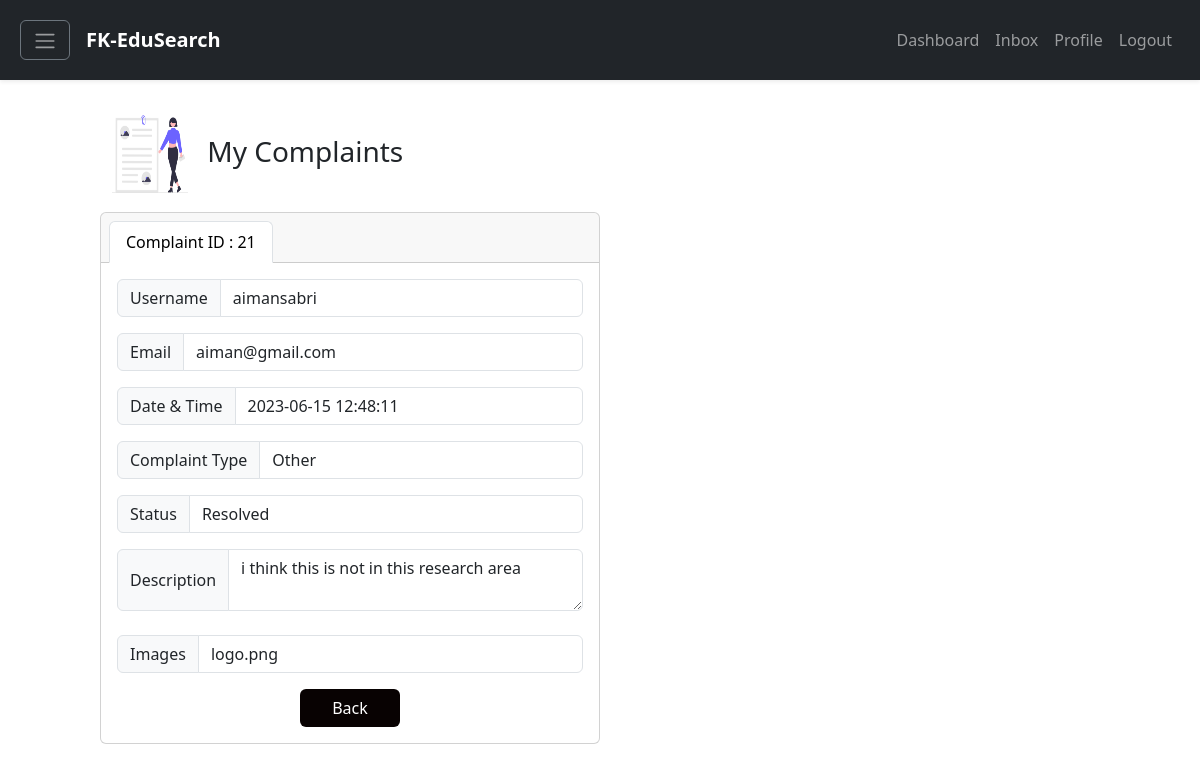
The page /complaintdetails.php?userid=7 on the database its author committed.
### tables this page shows
CREATE TABLE `complaint` (
  `complaintid` int NOT NULL,
  `userid` int DEFAULT NULL,
  `postid` int DEFAULT NULL,
  `complaintDate` datetime DEFAULT NULL,
  `complaintType` varchar(60) DEFAULT NULL,
  `complaintDescription` varchar(60) DEFAULT NULL,
  `complaintStatus` varchar(60) DEFAULT NULL,
  `images` varchar(255) DEFAULT NULL
);

CREATE TABLE `user` (
  `userid` int NOT NULL,
  `userFullName` varchar(60) NOT NULL,
  `userEmail` varchar(60) NOT NULL,
  `userPassword` varchar(60) NOT NULL,
  `username` varchar(60) NOT NULL,
  `userAcademicStatus` varchar(60) DEFAULT NULL,
  `userUpdateProfileStatus` varchar(60) DEFAULT NULL,
  `userOnlineStatus` varchar(60) DEFAULT NULL
);

### classes/Complaint.classes.php (called while the page is built, shortened)
<?php
class Complaint extends Connection
{
    public function getComplaintDetails($userid)
    {
        $connection = $this->getConnection();
        $query = "SELECT user.username, user.userEmail, complaint.complaintid, complaint.complaintDate, complaint.complaintType, complaint.complaintDescription, complaint.complaintStatus, complaint.images
                  FROM complaint
                  INNER JOIN user ON complaint.userid = user.userid
                  WHERE user.userid = '$userid'";
        $result = mysqli_query($connection, $query);
        if (!$result) {
            return false;
        } else {
            return $result;
        }
    }
}

### complaintdetails.php (the view, shortened to what this page needs)
<!DOCTYPE html>
<html lang="en">
<head>
    <link href="https://cdn.jsdelivr.net/npm/bootstrap@5.3.0-alpha3/dist/css/bootstrap.min.css" rel="stylesheet">
</head>
<body>
    <?php include "components/navigation.php"; ?>
    <?php
    $complaint = new ComplaintController();
    $userid = $_GET['userid'];
    $complaintid = $_GET['complaintid'];
    $complaintDetails = $complaint->getComplaintDetails($userid);
    if ($complaintDetails->num_rows > 0) {
        $row = mysqli_fetch_assoc($complaintDetails);
        $username = $row['username'];
        $userEmail = $row['userEmail'];
        $complaintid = $row['complaintid'];
        $complaintDate = $row['complaintDate'];
        $complaintType = $row['complaintType'];
        $complaintDescription = $row['complaintDescription'];
        $complaintStatus = $row['complaintStatus'];
        $images = $row['images'];
    } else {
        echo "Failed to retrieve complaint details.";
    }
    ?>
    <div class="d-flex flex-column justify-content-center align-item-center vh-100" style="padding-left: 100px; padding-right: 100px">
        <h3 class="mt-5"><img style="width:100px; height:100px" src="../FK-EduSearch/public/undraw_attached_file_re_0n9b.png" height="30"> My Complaints</h3>
        <div class="card text-center w-50">
            <div class="card-header">
                <ul class="nav nav-tabs card-header-tabs">
                    <li class="nav-item">
                        <a class="nav-link active" aria-current="true" href="#">Complaint ID : <?php echo $complaintid ?></a>
                    </li>
                </ul>
            </div>
            <div class="card-body">
                <div class="input-group mb-3">
                    <span class="input-group-text" id="basic-addon1">Username</span>
                    <input type="text" class="form-control" aria-label="Username" aria-describedby="basic-addon1" value="<?php echo $username; ?>" readonly>
                </div>
                <div class="input-group mb-3">
                    <span class="input-group-text">Email</span>
                    <input type="text" class="form-control" aria-label="Recipient's username" aria-describedby="basic-addon2" value="<?php echo $userEmail; ?>" readonly>
                </div>
                <div class="input-group mb-3">
                    <span class="input-group-text">Date & Time</span>
                    <input type="text" class="form-control" aria-label="" aria-describedby="basic-addon2" value="<?php echo $complaintDate; ?>" readonly>
                </div>
                <div class="input-group mb-3">
                    <span class="input-group-text">Complaint Type</span>
                    <input type="text" class="form-control" aria-label="Amount (to the nearest dollar)" value="<?php echo $complaintType; ?>" readonly>
                </div>
                <div class="input-group mb-3">
                    <span class="input-group-text">Status</span>
                    <input type="text" class="form-control" aria-label="" aria-describedby="basic-addon2" value="<?php echo $complaintStatus; ?>" readonly>
                </div>
                <div class="input-group">
                    <span class="input-group-text">Description</span>
                    <textarea class="form-control" aria-label="With textarea" readonly><?php echo $complaintDescription; ?></textarea>
                </div>
                <br>
                <div class="input-group mb-3">
                    <span class="input-group-text">Images</span>
                    <input type="text" class="form-control" aria-label="" aria-describedby="basic-addon2" value="<?php echo $images; ?>" readonly>
                </div>
                <a href="usercomplaint.php" style="color:white; background-color: #080202; width:100px" class="btn">Back</a>
            </div>
        </div>
    </div>
</body>
</html>

### rows shown on the page
complaint: complaintid "21", complaintDate "2023-06-15 12:48:11", complaintType "Other", complaintStatus "Resolved", complaintDescription "i think this is not in this research area", images "logo.png"
user: username "aimansabri", userEmail "aiman@gmail.com"
